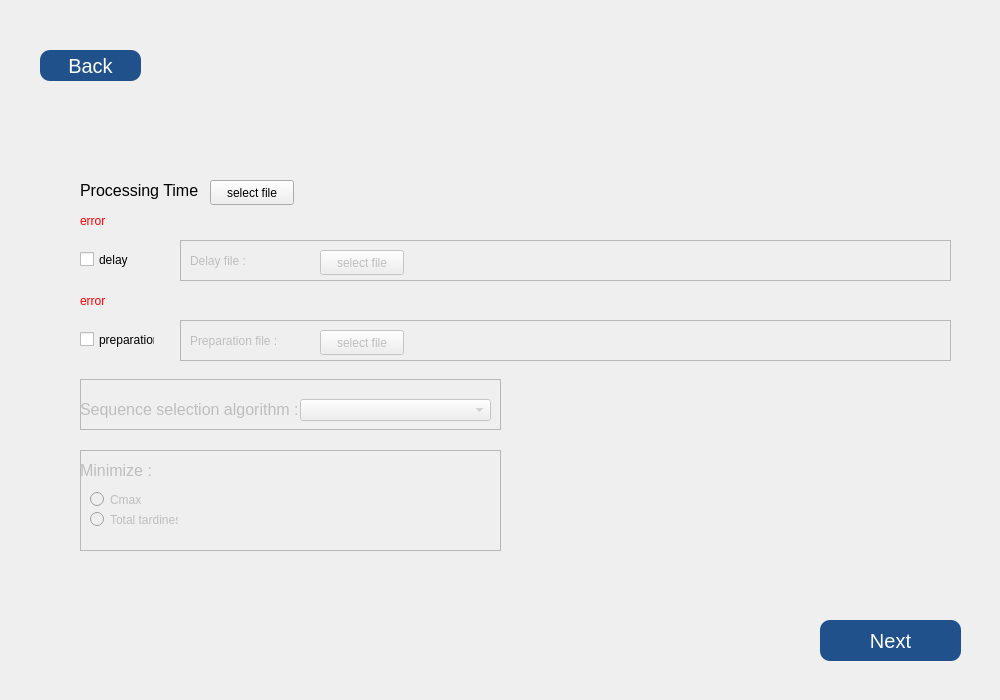
<?xml version="1.0" encoding="UTF-8"?>
<ui version="4.0">
 <class>defineProblem</class>
 <widget class="QWidget" name="defineProblem">
  <property name="geometry">
   <rect>
    <x>0</x>
    <y>0</y>
    <width>1000</width>
    <height>700</height>
   </rect>
  </property>
  <property name="windowTitle">
   <string>Form</string>
  </property>
  <widget class="QLabel" name="label">
   <property name="geometry">
    <rect>
     <x>770</x>
     <y>0</y>
     <width>231</width>
     <height>131</height>
    </rect>
   </property>
   <property name="text">
    <string/>
   </property>
   <property name="pixmap">
    <pixmap resource="../resources.qrc">:/ensam/assets/imgs/ensam_logo.png</pixmap>
   </property>
   <property name="scaledContents">
    <bool>true</bool>
   </property>
  </widget>
  <widget class="QPushButton" name="backButton">
   <property name="geometry">
    <rect>
     <x>40</x>
     <y>50</y>
     <width>101</width>
     <height>31</height>
    </rect>
   </property>
   <property name="styleSheet">
    <string notr="true">#backButton{
	border: 0;
	border-radius:10px;
	background:#20518A;
	color:white;
	font-size:20px;
}</string>
   </property>
   <property name="text">
    <string>Back</string>
   </property>
  </widget>
  <widget class="QFrame" name="CDSFrame">
   <property name="enabled">
    <bool>false</bool>
   </property>
   <property name="geometry">
    <rect>
     <x>80</x>
     <y>450</y>
     <width>421</width>
     <height>101</height>
    </rect>
   </property>
   <property name="frameShape">
    <enum>QFrame::StyledPanel</enum>
   </property>
   <property name="frameShadow">
    <enum>QFrame::Raised</enum>
   </property>
   <widget class="QLabel" name="label_5">
    <property name="geometry">
     <rect>
      <x>0</x>
      <y>10</y>
      <width>81</width>
      <height>21</height>
     </rect>
    </property>
    <property name="text">
     <string>&lt;html&gt;&lt;head/&gt;&lt;body&gt;&lt;p&gt;&lt;span style=&quot; font-size:12pt;&quot;&gt;Minimize :&lt;/span&gt;&lt;/p&gt;&lt;/body&gt;&lt;/html&gt;</string>
    </property>
   </widget>
   <widget class="QRadioButton" name="CmaxRadioButton">
    <property name="geometry">
     <rect>
      <x>10</x>
      <y>40</y>
      <width>88</width>
      <height>19</height>
     </rect>
    </property>
    <property name="text">
     <string>Cmax</string>
    </property>
   </widget>
   <widget class="QRadioButton" name="totalTardinessRadioButton">
    <property name="geometry">
     <rect>
      <x>10</x>
      <y>60</y>
      <width>88</width>
      <height>19</height>
     </rect>
    </property>
    <property name="text">
     <string>Total tardiness</string>
    </property>
   </widget>
  </widget>
  <widget class="QLabel" name="label_3">
   <property name="geometry">
    <rect>
     <x>80</x>
     <y>180</y>
     <width>121</width>
     <height>21</height>
    </rect>
   </property>
   <property name="text">
    <string>&lt;html&gt;&lt;head/&gt;&lt;body&gt;&lt;p&gt;&lt;span style=&quot; font-size:12pt;&quot;&gt;Processing Time :&lt;/span&gt;&lt;/p&gt;&lt;/body&gt;&lt;/html&gt;</string>
   </property>
  </widget>
  <widget class="QPushButton" name="processingTimeFileButton">
   <property name="geometry">
    <rect>
     <x>210</x>
     <y>180</y>
     <width>84</width>
     <height>25</height>
    </rect>
   </property>
   <property name="text">
    <string>select file</string>
   </property>
  </widget>
  <widget class="QCheckBox" name="delayCheckBox">
   <property name="geometry">
    <rect>
     <x>80</x>
     <y>250</y>
     <width>75</width>
     <height>19</height>
    </rect>
   </property>
   <property name="styleSheet">
    <string notr="true">#delayCheckBox{
	font-size:12px;
}</string>
   </property>
   <property name="text">
    <string>delay</string>
   </property>
  </widget>
  <widget class="QFrame" name="delayFrame">
   <property name="enabled">
    <bool>false</bool>
   </property>
   <property name="geometry">
    <rect>
     <x>180</x>
     <y>240</y>
     <width>771</width>
     <height>41</height>
    </rect>
   </property>
   <property name="frameShape">
    <enum>QFrame::StyledPanel</enum>
   </property>
   <property name="frameShadow">
    <enum>QFrame::Raised</enum>
   </property>
   <widget class="QLabel" name="label_4">
    <property name="geometry">
     <rect>
      <x>10</x>
      <y>11</y>
      <width>81</width>
      <height>20</height>
     </rect>
    </property>
    <property name="text">
     <string>&lt;html&gt;&lt;head/&gt;&lt;body&gt;&lt;p&gt;&lt;span style=&quot; font-size:12pt;&quot;&gt;Delay file :&lt;/span&gt;&lt;/p&gt;&lt;/body&gt;&lt;/html&gt;</string>
    </property>
   </widget>
   <widget class="QPushButton" name="delayFileButton">
    <property name="geometry">
     <rect>
      <x>140</x>
      <y>10</y>
      <width>84</width>
      <height>25</height>
     </rect>
    </property>
    <property name="text">
     <string>select file</string>
    </property>
   </widget>
   <widget class="QLabel" name="delay_file_name">
    <property name="geometry">
     <rect>
      <x>230</x>
      <y>10</y>
      <width>531</width>
      <height>21</height>
     </rect>
    </property>
    <property name="text">
     <string>&lt;html&gt;&lt;head/&gt;&lt;body&gt;&lt;p&gt;&lt;br/&gt;&lt;/p&gt;&lt;/body&gt;&lt;/html&gt;</string>
    </property>
   </widget>
  </widget>
  <widget class="QCheckBox" name="preparationCheckBox">
   <property name="geometry">
    <rect>
     <x>80</x>
     <y>330</y>
     <width>75</width>
     <height>19</height>
    </rect>
   </property>
   <property name="styleSheet">
    <string notr="true">#delayCheckBox{
	font-size:12px;
}</string>
   </property>
   <property name="text">
    <string>preparation</string>
   </property>
  </widget>
  <widget class="QFrame" name="preparationFrame">
   <property name="enabled">
    <bool>false</bool>
   </property>
   <property name="geometry">
    <rect>
     <x>180</x>
     <y>320</y>
     <width>771</width>
     <height>41</height>
    </rect>
   </property>
   <property name="frameShape">
    <enum>QFrame::StyledPanel</enum>
   </property>
   <property name="frameShadow">
    <enum>QFrame::Raised</enum>
   </property>
   <widget class="QPushButton" name="preparationFileButton">
    <property name="geometry">
     <rect>
      <x>140</x>
      <y>10</y>
      <width>84</width>
      <height>25</height>
     </rect>
    </property>
    <property name="text">
     <string>select file</string>
    </property>
   </widget>
   <widget class="QLabel" name="label_6">
    <property name="geometry">
     <rect>
      <x>10</x>
      <y>11</y>
      <width>131</width>
      <height>20</height>
     </rect>
    </property>
    <property name="text">
     <string>&lt;html&gt;&lt;head/&gt;&lt;body&gt;&lt;p&gt;&lt;span style=&quot; font-size:12pt;&quot;&gt;Preparation file :&lt;/span&gt;&lt;/p&gt;&lt;/body&gt;&lt;/html&gt;</string>
    </property>
   </widget>
   <widget class="QLabel" name="preparation_file_name">
    <property name="geometry">
     <rect>
      <x>230</x>
      <y>10</y>
      <width>531</width>
      <height>21</height>
     </rect>
    </property>
    <property name="text">
     <string>&lt;html&gt;&lt;head/&gt;&lt;body&gt;&lt;p&gt;&lt;br/&gt;&lt;/p&gt;&lt;/body&gt;&lt;/html&gt;</string>
    </property>
   </widget>
  </widget>
  <widget class="QLabel" name="preparation_error_label">
   <property name="geometry">
    <rect>
     <x>80</x>
     <y>290</y>
     <width>391</width>
     <height>21</height>
    </rect>
   </property>
   <property name="styleSheet">
    <string notr="true">#preparation_error_label{
color:red;
}</string>
   </property>
   <property name="text">
    <string>error</string>
   </property>
  </widget>
  <widget class="QLabel" name="delay_error_label">
   <property name="geometry">
    <rect>
     <x>80</x>
     <y>210</y>
     <width>391</width>
     <height>21</height>
    </rect>
   </property>
   <property name="styleSheet">
    <string notr="true">#delay_error_label{
color:red;
}</string>
   </property>
   <property name="text">
    <string>error</string>
   </property>
  </widget>
  <widget class="QFrame" name="sequenceSelectionAlgoFrame">
   <property name="enabled">
    <bool>false</bool>
   </property>
   <property name="geometry">
    <rect>
     <x>80</x>
     <y>379</y>
     <width>421</width>
     <height>51</height>
    </rect>
   </property>
   <property name="frameShape">
    <enum>QFrame::StyledPanel</enum>
   </property>
   <property name="frameShadow">
    <enum>QFrame::Raised</enum>
   </property>
   <widget class="QComboBox" name="selectionAlgoSelect">
    <property name="geometry">
     <rect>
      <x>220</x>
      <y>20</y>
      <width>191</width>
      <height>22</height>
     </rect>
    </property>
   </widget>
   <widget class="QLabel" name="label_2">
    <property name="geometry">
     <rect>
      <x>0</x>
      <y>20</y>
      <width>241</width>
      <height>21</height>
     </rect>
    </property>
    <property name="text">
     <string>&lt;html&gt;&lt;head/&gt;&lt;body&gt;&lt;p&gt;&lt;span style=&quot; font-size:12pt;&quot;&gt;Sequence selection algorithm :&lt;/span&gt;&lt;/p&gt;&lt;/body&gt;&lt;/html&gt;</string>
    </property>
   </widget>
  </widget>
  <widget class="QPushButton" name="nextButton">
   <property name="geometry">
    <rect>
     <x>820</x>
     <y>620</y>
     <width>141</width>
     <height>41</height>
    </rect>
   </property>
   <property name="styleSheet">
    <string notr="true">#nextButton{
	border: 0;
	border-radius:10px;
	background:#20518A;
	color:white;
	font-size:20px;
}</string>
   </property>
   <property name="text">
    <string>Next</string>
   </property>
  </widget>
  <widget class="QLabel" name="processing_time_file_name">
   <property name="geometry">
    <rect>
     <x>310</x>
     <y>180</y>
     <width>651</width>
     <height>21</height>
    </rect>
   </property>
   <property name="text">
    <string>&lt;html&gt;&lt;head/&gt;&lt;body&gt;&lt;p&gt;&lt;br/&gt;&lt;/p&gt;&lt;/body&gt;&lt;/html&gt;</string>
   </property>
  </widget>
 </widget>
 <resources>
  <include location="../resources.qrc"/>
  <include location="../../../resources.qrc"/>
 </resources>
 <connections/>
</ui>
